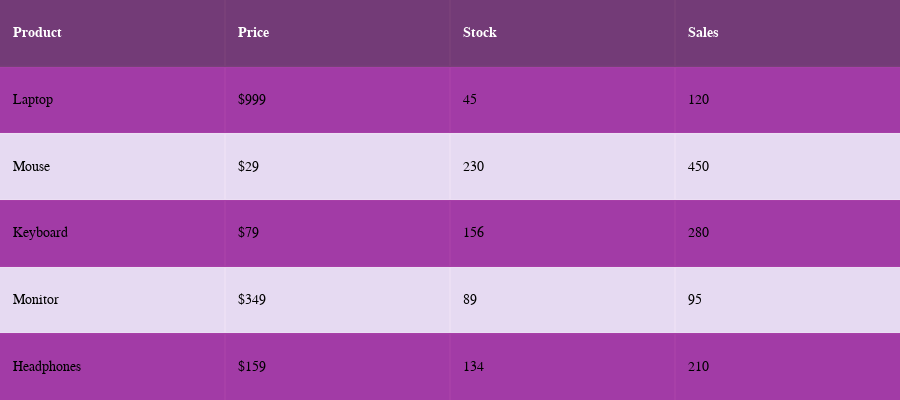

Notebook source saved alongside this figure:
### Markdown cell above
## Example 2: Customizing Table Appearance

Tables can be extensively customized to match your presentation needs. You can apply color gradients using `colorscale`, modify fonts with `update_layout()`, and control the table's dimensions. These customizations help create professional, branded visualizations that stand out in reports and dashboards.

### Code cell
# Create a DataFrame with sales data.
df_sales = pd.DataFrame(
    {
        "Product": ["Laptop", "Mouse", "Keyboard", "Monitor", "Headphones"],
        "Price": ["$999", "$29", "$79", "$349", "$159"],
        "Stock": [45, 230, 156, 89, 134],
        "Sales": [120, 450, 280, 95, 210],
    }
)

# Create a table with multiple customizations applied.
# 1. Apply a custom colorscale - purple gradient for visual appeal.
fig = ff.create_table(
    df_sales, colorscale=[[0, "#4d004c"], [0.5, "#8b008b"], [1, "#e6d5f0"]]
)

# 2. Customize font properties for better readability and style.
# 3. Set a custom height to control the table's vertical size.
fig.update_layout(
    font=dict(
        size=14,  # Larger font for presentations
        family="Arial",  # Professional, clean font
        color="white",  # White text for contrast with dark colors
    ),
    height=400,  # Fixed height for consistent layout
)

# Display the fully customized table.
fig.show()

### Figure 1 — Plotly figure (JSON) as saved in the notebook; plotly's stock layout.template omitted (floating-point values rounded to 4 significant figures)
{"data": [{"colorscale": [[0, "#4d004c"], [0.5, "#8b008b"], [1, "#e6d5f0"]], "hoverinfo": "none", "opacity": 0.75, "showscale": false, "type": "heatmap", "z": [[0, 0, 0, 0], [0.5, 0.5, 0.5, 0.5], [1, 1, 1, 1], [0.5, 0.5, 0.5, 0.5], [1, 1, 1, 1], [0.5, 0.5, 0.5, 0.5]]}], "layout": {"annotations": [{"align": "left", "font": {"color": "#ffffff"}, "showarrow": false, "text": "<b>Product</b>", "x": -0.45, "xanchor": "left", "xref": "x", "y": 0, "yref": "y"}, {"align": "left", "font": {"color": "#ffffff"}, "showarrow": false, "text": "<b>Price</b>", "x": 0.55, "xanchor": "left", "xref": "x", "y": 0, "yref": "y"}, {"align": "left", "font": {"color": "#ffffff"}, "showarrow": false, "text": "<b>Stock</b>", "x": 1.55, "xanchor": "left", "xref": "x", "y": 0, "yref": "y"}, {"align": "left", "font": {"color": "#ffffff"}, "showarrow": false, "text": "<b>Sales</b>", "x": 2.55, "xanchor": "left", "xref": "x", "y": 0, "yref": "y"}, {"align": "left", "font": {"color": "#000000"}, "showarrow": false, "text": "Laptop", "x": -0.45, "xanchor": "left", "xref": "x", "y": 1, "yref": "y"}, {"align": "left", "font": {"color": "#000000"}, "showarrow": false, "text": "$999", "x": 0.55, "xanchor": "left", "xref": "x", "y": 1, "yref": "y"}, {"align": "left", "font": {"color": "#000000"}, "showarrow": false, "text": "45", "x": 1.55, "xanchor": "left", "xref": "x", "y": 1, "yref": "y"}, {"align": "left", "font": {"color": "#000000"}, "showarrow": false, "text": "120", "x": 2.55, "xanchor": "left", "xref": "x", "y": 1, "yref": "y"}, {"align": "left", "font": {"color": "#000000"}, "showarrow": false, "text": "Mouse", "x": -0.45, "xanchor": "left", "xref": "x", "y": 2, "yref": "y"}, {"align": "left", "font": {"color": "#000000"}, "showarrow": false, "text": "$29", "x": 0.55, "xanchor": "left", "xref": "x", "y": 2, "yref": "y"}, {"align": "left", "font": {"color": "#000000"}, "showarrow": false, "text": "230", "x": 1.55, "xanchor": "left", "xref": "x", "y": 2, "yref": "y"}, {"align": "left", "font": {"color": "#000000"}, "showarrow": false, "text": "450", "x": 2.55, "xanchor": "left", "xref": "x", "y": 2, "yref": "y"}, {"align": "left", "font": {"color": "#000000"}, "showarrow": false, "text": "Keyboard", "x": -0.45, "xanchor": "left", "xref": "x", "y": 3, "yref": "y"}, {"align": "left", "font": {"color": "#000000"}, "showarrow": false, "text": "$79", "x": 0.55, "xanchor": "left", "xref": "x", "y": 3, "yref": "y"}, {"align": "left", "font": {"color": "#000000"}, "showarrow": false, "text": "156", "x": 1.55, "xanchor": "left", "xref": "x", "y": 3, "yref": "y"}, {"align": "left", "font": {"color": "#000000"}, "showarrow": false, "text": "280", "x": 2.55, "xanchor": "left", "xref": "x", "y": 3, "yref": "y"}, {"align": "left", "font": {"color": "#000000"}, "showarrow": false, "text": "Monitor", "x": -0.45, "xanchor": "left", "xref": "x", "y": 4, "yref": "y"}, {"align": "left", "font": {"color": "#000000"}, "showarrow": false, "text": "$349", "x": 0.55, "xanchor": "left", "xref": "x", "y": 4, "yref": "y"}, {"align": "left", "font": {"color": "#000000"}, "showarrow": false, "text": "89", "x": 1.55, "xanchor": "left", "xref": "x", "y": 4, "yref": "y"}, {"align": "left", "font": {"color": "#000000"}, "showarrow": false, "text": "95", "x": 2.55, "xanchor": "left", "xref": "x", "y": 4, "yref": "y"}, {"align": "left", "font": {"color": "#000000"}, "showarrow": false, "text": "Headphones", "x": -0.45, "xanchor": "left", "xref": "x", "y": 5, "yref": "y"}, {"align": "left", "font": {"color": "#000000"}, "showarrow": false, "text": "$159", "x": 0.55, "xanchor": "left", "xref": "x", "y": 5, "yref": "y"}, {"align": "left", "font": {"color": "#000000"}, "showarrow": false, "text": "134", "x": 1.55, "xanchor": "left", "xref": "x", "y": 5, "yref": "y"}, {"align": "left", "font": {"color": "#000000"}, "showarrow": false, "text": "210", "x": 2.55, "xanchor": "left", "xref": "x", "y": 5, "yref": "y"}], "font": {"color": "white", "family": "Arial", "size": 14}, "height": 400, "margin": {"b": 0, "l": 0, "r": 0, "t": 0}, "xaxis": {"dtick": 1, "gridwidth": 2, "showticklabels": false, "tick0": -0.5, "ticks": "", "zeroline": false}, "yaxis": {"autorange": "reversed", "dtick": 1, "gridwidth": 2, "showticklabels": false, "tick0": 0.5, "ticks": "", "zeroline": false}}}
